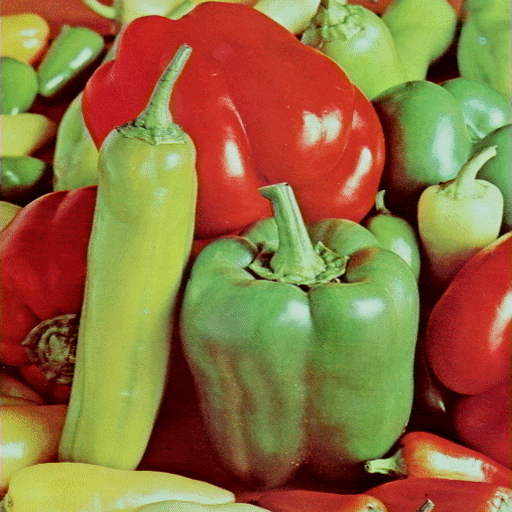
#> input picture IN5020/data/Bilde1.png, 512 x 512 px
$ jupyter execute prosjektoppgave_2.ipynb
#> lines starting #> are read from the running program, lines starting #| are printed output that depends on the picture
[cell 1]
import numpy as np
import matplotlib.pyplot as plt
import cv2

def get_a_priori_probability(dataset, class_number):
    num_samples = dataset.shape[0]
    class_samples = dataset[dataset[:, 0] == class_number]
    class_sample_count = class_samples.shape[0]
    return class_sample_count/num_samples

def get_sample_mean(dataset, class_number):
    class_samples = dataset[dataset[:,0] == class_number] # extract data only for the given class
    class_samples = class_samples[:, 1:] # remove the first column (the assigned class)
    mu = np.mean(class_samples, axis = 0) # get the mean of the samples
    return mu

def get_sample_variance(dataset, class_number, mu):
    class_samples = dataset[dataset[:, 0] == class_number, 1:]
    mean_centered_samples = class_samples - mu
    n_samples = class_samples.shape[0]
    variance = np.dot(mean_centered_samples.T, mean_centered_samples) / n_samples
    return variance

def get_W_matrix(sigma):
    return -(1/2)*np.linalg.inv(sigma)

def get_w_vector(sigma, mu):
    return np.linalg.inv(sigma)@mu

def get_w0(sigma, mu, P_class):
    return -(1/2)*mu.T@np.linalg.inv(sigma)@mu - (1/2)*np.log(np.linalg.det(sigma)) + np.log(P_class)

def g_i(sample, W_i, w_i, w_i_0):
    return sample.T@W_i@sample + w_i.T@sample + w_i_0

[cell 2]
img_path = "data/Bilde1.png"
img = cv2.imread(img_path)
#> img is the input picture: shape (512, 512, 3); mean B, G, R 62.6, 111.9, 143.2
img = cv2.cvtColor(img, cv2.COLOR_BGR2RGB)
img = img.copy().astype(float)
img = img/255
plt.imshow(img[:, :, :], cmap='gray')

[cell 3]
# class_1 = red bell pepper
# class_2 = long green/yellow pepper
# class_3 = green bell pepper
class_1_region = [[200, 50], [300, 170]]
class_2_region = [[100, 250], [150, 400]]
class_3_region = [[250, 300], [350, 450]]
img_boxed = img.copy()
img_boxed = cv2.rectangle(img_boxed, class_1_region[0], class_1_region[1], [0, 0, 255])
img_boxed = cv2.rectangle(img_boxed, class_2_region[0], class_2_region[1], [255, 0, 0])
img_boxed = cv2.rectangle(img_boxed, class_3_region[0], class_3_region[1], [255, 255, 0])
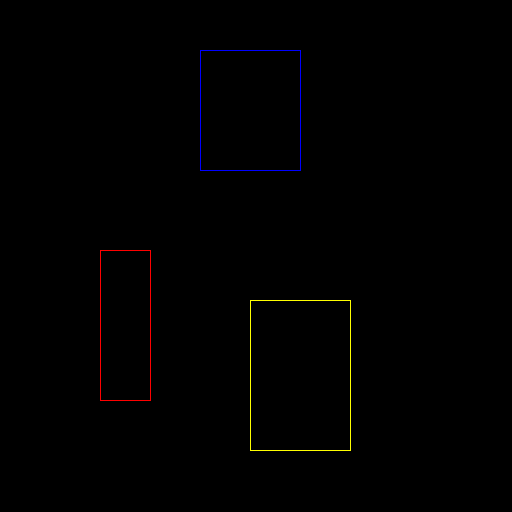
#> img_boxed: shape (512, 512, 3) float64; mean R, G, B 1.4, 0.9, 0.7
plt.imshow(img_boxed)

img_class_1 = img[50:170, 200:300]
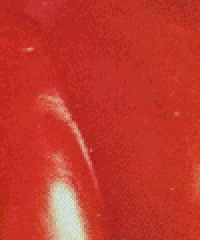
#> img_class_1: shape (120, 100, 3) float64 (shown 2 times larger); mean R, G, B 0.765, 0.219, 0.173
img_class_2 = img[250:400, 100:150]
img_class_3 = img[300:450, 250:350]
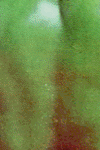
#> img_class_3: shape (150, 100, 3) float64; mean R, G, B 0.432, 0.521, 0.268

plt.subplots(1, 3)
plt.subplot(1, 3, 1)
plt.imshow(img_class_1)
plt.subplot(1, 3, 2)
plt.imshow(img_class_2)
plt.subplot(1, 3, 3)
plt.imshow(img_class_3)

[cell 4]
def plot_2channel_img(img):
    plt.imshow(np.dstack((img, np.zeros(img.shape[:-1]))))
class_1_intensities = img_class_1[:,:,0] + img_class_1[:,:,1] + img_class_1[:,:,2]
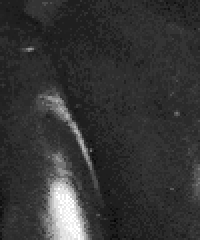
#> class_1_intensities: shape (120, 100) float64 (shown 2 times larger); min 0.784, max 2.57, mean 1.16; drawn with min black and max white
class_2_intensities = img_class_2[:,:,0] + img_class_2[:,:,1] + img_class_2[:,:,2]
class_3_intensities = img_class_3[:,:,0] + img_class_3[:,:,1] + img_class_3[:,:,2]
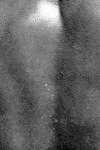
#> class_3_intensities: shape (150, 100) float64; min 0.435, max 2.46, mean 1.22; drawn with min black and max white

class_1_t1 = img_class_1[:,:,0]/class_1_intensities
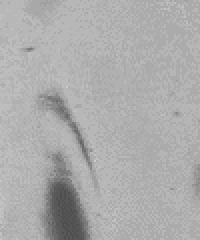
#> class_1_t1: shape (120, 100) float64 (shown 2 times larger); min 0.312, max 0.802, mean 0.677
class_1_t2 = img_class_1[:,:,1]/class_1_intensities
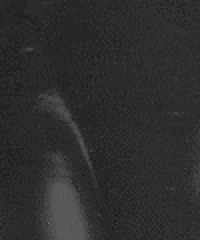
#> class_1_t2: shape (120, 100) float64 (shown 2 times larger); min 0.09, max 0.392, mean 0.181
class_1_samples = np.dstack((class_1_t1, class_1_t2))

class_2_t1 = img_class_2[:,:,0]/class_2_intensities
class_2_t2 = img_class_2[:,:,1]/class_2_intensities
class_2_samples = np.dstack((class_2_t1, class_2_t2))

class_3_t1 = img_class_3[:,:,0]/class_3_intensities
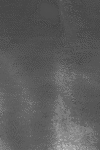
#> class_3_t1: shape (150, 100) float64; min 0.272, max 0.793, mean 0.365
class_3_t2 = img_class_3[:,:,1]/class_3_intensities
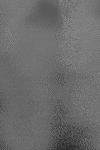
#> class_3_t2: shape (150, 100) float64; min 0.137, max 0.51, mean 0.424
class_3_samples = np.dstack((class_3_t1, class_3_t2))

plt.subplots(1, 3)
plt.subplot(1, 3, 1)
plot_2channel_img(class_1_samples)
plt.subplot(1, 3, 2)
plot_2channel_img(class_2_samples)
plt.subplot(1, 3, 3)
plot_2channel_img(class_3_samples)
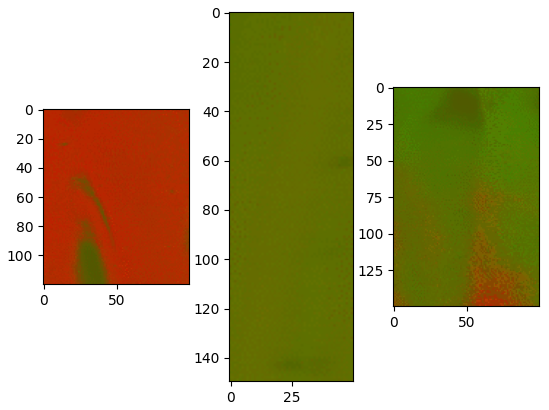
#> figure drawn by matplotlib, 3 panels

[cell 5]
class_1_samples = class_1_samples.reshape(-1, class_1_samples.shape[-1])
#> class_1_samples = 12000 pairs, first value 0.312 to 0.802, second value 0.09 to 0.392
class_2_samples = class_2_samples.reshape(-1, class_2_samples.shape[-1])
#> class_2_samples = 7500 pairs, first value 0.311 to 0.43, second value 0.385 to 0.456
class_3_samples = class_3_samples.reshape(-1, class_3_samples.shape[-1])
#> class_3_samples = 15000 pairs, first value 0.272 to 0.793, second value 0.137 to 0.51

class_1_samples = np.column_stack((1*np.ones(len(class_1_samples)), class_1_samples))
class_2_samples = np.column_stack((2*np.ones(len(class_2_samples)), class_2_samples))
class_3_samples = np.column_stack((3*np.ones(len(class_3_samples)), class_3_samples))

training_set = np.vstack((class_1_samples, class_2_samples, class_3_samples))

[cell 6]
P_class_1 = get_a_priori_probability(training_set, 1)
#> P_class_1 = 0.348
P_class_2 = get_a_priori_probability(training_set, 2)
#> P_class_2 = 0.217
P_class_3 = get_a_priori_probability(training_set, 3)
#> P_class_3 = 0.435
mu_1 = get_sample_mean(training_set, 1)
#> in get_sample_mean, `class_samples = class_samples[:, 1:]`: class_samples has the same summary as class_1_samples outside get_sample_mean
#> in get_sample_mean, `mu = np.mean(class_samples, axis = 0)`: mu = [0.677, 0.181]
#> mu_1 = [0.677, 0.181]
mu_2 = get_sample_mean(training_set, 2)
#> mu_2 = [0.382, 0.432]
mu_3 = get_sample_mean(training_set, 3)
#> mu_3 = [0.365, 0.424]
sigma_1 = get_sample_variance(training_set, 1, mu_1)
#> in get_sample_variance, `class_samples = dataset[dataset[:, 0] == class_number, 1:]`: class_samples has the same summary as class_1_samples outside get_sample_variance
#> in get_sample_variance, `mean_centered_samples = class_samples - mu`: mean_centered_samples = 12000 pairs, first value -0.365 to 0.125, second value -0.0914 to 0.211
#> in get_sample_variance, `variance = np.dot(mean_centered_samples.T, mean_centered_samples) / n_..`: variance = [[0.00558, -0.00285], [-0.00285, 0.00159]]
#> sigma_1 = [[0.00558, -0.00285], [-0.00285, 0.00159]]
sigma_2 = get_sample_variance(training_set, 2, mu_2)
#> sigma_2 = [[0.000218, -2.6e-05], [-2.6e-05, 0.000102]]
sigma_3 = get_sample_variance(training_set, 3, mu_3)
#> sigma_3 = [[0.00447, -0.00263], [-0.00263, 0.00258]]
W_1 = get_W_matrix(sigma_1)
#> W_1 = [[-1057.6, -1895.2], [-1895.2, -3710.6]]
W_2 = get_W_matrix(sigma_2)
#> W_2 = [[-2360.3, -603.2], [-603.2, -5059.6]]
W_3 = get_W_matrix(sigma_3)
#> W_3 = [[-280.2, -285.8], [-285.8, -485.6]]
w_1 = get_w_vector(sigma_1, mu_1)
#> w_1 = [2119.6, 3912.4]
w_2 = get_w_vector(sigma_2, mu_2)
#> w_2 = [2322.6, 4831]
w_3 = get_w_vector(sigma_3, mu_3)
#> w_3 = [446.7, 620.2]
w_1_0 = get_w0(sigma_1, mu_1, P_class_1)
#> w_1_0 = -1066.4
w_2_0 = get_w0(sigma_2, mu_2, P_class_2)
#> w_2_0 = -1479.2
w_3_0 = get_w0(sigma_3, mu_3, P_class_3)
#> w_3_0 = -207.6

`sample.T@W_i@sample + w_i.T@sample + w_i_0`

[cell 7]
result_img = np.zeros_like(img)

[cell 8]
cols, rows, chans = result_img.shape
#> cols = 512; rows = 512; chans = 3
class_1_highlight = np.array([1, 0, 0])
class_2_highlight = np.array([0, 1, 0])
class_3_highlight = np.array([0, 0, 1])

for i in range(cols):
    for j in range(rows):
        pixel = img[i, j, :]
        # transform to feature space
        intensity = np.sum(pixel)
        if intensity == 0:
            sample = np.array([0, 0])
        else:
            sample = np.array([pixel[0], pixel[1]])/intensity
        g_1 = g_i(sample, W_1, w_1, w_1_0)
        g_2 = g_i(sample, W_2, w_2, w_2_0)
        g_3 = g_i(sample, W_3, w_3, w_3_0)
        if (g_1 > g_2) & (g_1 > g_3):
            result_img[i, j] = class_1_highlight
        elif (g_2 > g_1) & (g_2 > g_3):
            result_img[i, j] = class_2_highlight
        else:
            result_img[i, j] = class_3_highlight
